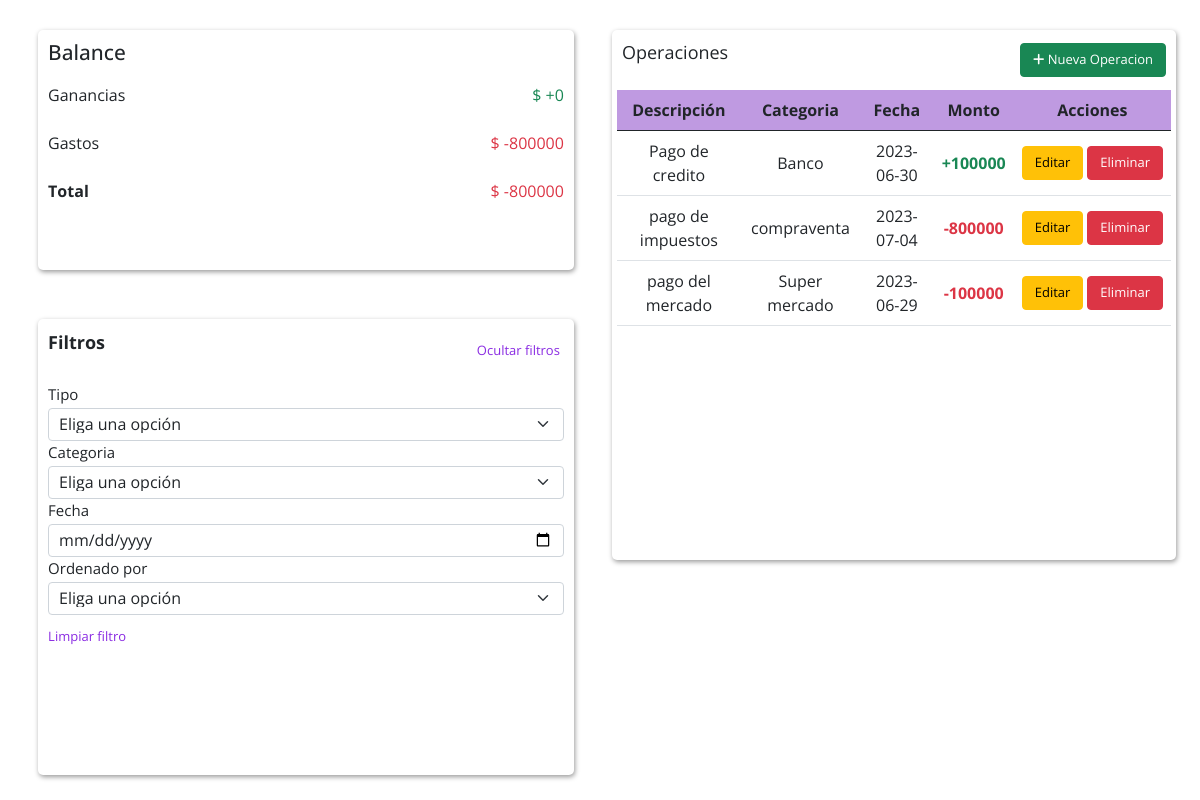
The page / on the database its author committed.
### tables this page shows
CREATE TABLE `tlb_operacion` (
  `id_operacion` int(11) NOT NULL,
  `descripcion` varchar(100) NOT NULL,
  `monto` float NOT NULL,
  `id_gasto` int(11) NOT NULL,
  `id_categoria` int(11) NOT NULL,
  `fecha` date NOT NULL
);

CREATE TABLE `tlb_categoria` (
  `id_categoria` int(11) NOT NULL,
  `nombre_categoria` varchar(100) NOT NULL,
  `estado` enum('ACTIVO','INACTIVO') DEFAULT 'ACTIVO'
);

### index.php (the view, shortened to what this page needs)
<?php
include "./db.php"
?>
<!DOCTYPE html>
<html lang="en">
<head>
    <link rel="stylesheet" href="./index.css">
    <link href="https://cdn.jsdelivr.net/npm/bootstrap@5.0.2/dist/css/bootstrap.min.css" rel="stylesheet">
    <link rel="stylesheet" href="./bootstrap/css/bootstrap.css">
    <link rel="stylesheet" href="https://cdnjs.cloudflare.com/ajax/libs/font-awesome/6.4.0/css/all.min.css" />
    <link rel="stylesheet" href="https://cdn.jsdelivr.net/npm/sweetalert2@10.15.5/dist/sweetalert2.min.css">
</head>
<body>
    <?php
    $query = "SELECT tlb_operacion.*,tlb_gasto.*,tlb_categoria.* FROM tlb_operacion INNER JOIN tlb_gasto on tlb_operacion.id_gasto = tlb_gasto.id_gasto INNER JOIN tlb_categoria on tlb_operacion.id_categoria=tlb_categoria.id_categoria ORDER BY tlb_operacion.id_operacion ASC";
    $query_rs = mysqli_query($conn, $query);
    $ganancias = 0;
    $gastos = 0;
    $mes_actual = date('n');
    if ($query_rs->num_rows > 0) {
        foreach ($query_rs as $filas) {
            $fecha = $filas['fecha'];
            $mes = date('n', strtotime($fecha));
            if ($filas['id_gasto'] == 1 && $mes == $mes_actual) {
                $gastos = $gastos + $filas['monto'];
            } else if ($filas['id_gasto'] == 2 && $mes == $mes_actual) {
                $ganancias = $ganancias + $filas['monto'];
            }
        }
    }
    ?>
    <div class="container-fluid cotenedor">
        <div class="container contenedor_balances">
            <div class="balance">
                <div class="header-balance">
                    <h4>Balance</h4>
                </div>
                <div class="contenedor-info">
                    <div class="informacion">
                        <p>Ganancias</p>
                        <p class="text-success">$ +<?= $ganancias ?></p>
                    </div>
                    <div class="informacion">
                        <p>Gastos</p>
                        <p class="text-danger">$ -<?= $gastos ?></p>
                    </div>
                    <div class="informacion">
                        <p style="font-weight: bolder;">Total</p>
                        <?php
                        $total = $ganancias - $gastos;
                        if ($total > 0) {
                        ?>
                            <p class="text-success" style="font-weight: bolder;">$ +<?= $total ?></p>
                        <?php
                        } else {
                        ?>
                            <p class="text-danger">$ <?= $total ?></p>
                        <?php
                        }
                        ?>
                    </div>
                </div>
            </div>
            <div class="filtro">
                <div class="cabezera-filtro">
                    <p>Filtros</p>
                    <button type="button" onclick="ocultarFiltro()" style="font-size: 13px;">Ocultar filtros</button>
                </div>
                <div class="form">
                    <form action="./validacion.php" method="post" id="myForm">
                        <div class="form-group mb-2 select">
                            <label for="" class="label-form">Tipo</label>
                            <select class="form-select form-select" aria-label=".form-select-sm example" name="gasto" id="gasto">
                                <option selected>Eliga una opción</option>
                            </select>
                        </div>
                        <div class="form-group mb-2 select">
                            <label for="" class="label-form">Categoria</label>
                            <select class="form-select form-select" aria-label=".form-select-sm example" name="categoria_f" id="categoria">
                                <option selected>Eliga una opción</option>
                            </select>
                        </div>
                        <div class="form-group mb-2">
                            <label for="" class="label-form">Fecha</label>
                            <input type="date" class="form-control" id="fecha" name="fecha">
                        </div>
                        <div class="form-group mb-2 select">
                            <label for="" class="label-form">Ordenado por</label>
                            <select class="form-select form-select" aria-label=".form-select-sm example" name="gasto" id="gasto">
                                <option selected>Eliga una opción</option>
                            </select>
                        </div>
                        <button type="reset" style="font-size: 13px;">Limpiar filtro</button>
                    </form>
                </div>
            </div>
        </div>
        <div class="container contenedor_tabla">
            <div class="tables" style="margin-top: 30px;">
                <div class="operaciones">
                    <p>Operaciones</p>
                    <button type="button" class="btn btn-success" data-bs-toggle="modal" data-bs-target="#exampleModal"><i class="fa-solid fa-plus"></i> Nueva Operacion</button>
                </div>
                <div class="tabla">
                    <div class="div-scroll">
                        <table class="table t">
                            <thead class="thead">
                                <tr>
                                    <th scope="col" class="align-middle text-center">Descripción</th>
                                    <th scope="col" class="align-middle text-center">Categoria</th>
                                    <th scope="col" class="align-middle text-center">Fecha</th>
                                    <th scope="col" class="align-middle text-center">Monto</th>
                                    <th class="align-middle text-center">Acciones</th>
                                </tr>
                            </thead>
                            <tbody>
                                <?php
                                $query = "SELECT tlb_operacion.*,tlb_gasto.*,tlb_categoria.* FROM tlb_operacion INNER JOIN tlb_gasto on tlb_operacion.id_gasto = tlb_gasto.id_gasto INNER JOIN tlb_categoria on tlb_operacion.id_categoria=tlb_categoria.id_categoria ORDER BY tlb_operacion.id_operacion ASC";
                                $query_rs = mysqli_query($conn, $query);
                                if ($query_rs->num_rows > 0) {
                                    foreach ($query_rs as $filas) {
                                ?>
                                        <tr>
                                            <td class="align-middle text-center"><?= $filas['descripcion'] ?></td>
                                            <td class="align-middle text-center"><?= $filas['nombre_categoria'] ?></td>
                                            <td class="align-middle text-center"><?= $filas['fecha'] ?></td>
                                            <th class="align-middle text-center <?= $filas['id_gasto'] == 1 ? "text-danger"  : "text-success" ?>">
                                                <?= $filas['id_gasto'] == 1 ? "-"  : "+" ?><?= $filas['monto'] ?></th>
                                            <td class="align-middle text-center">
                                                <div class="d-flex justify-content-center gap-1">
                                                    <a href="<?= $_SERVER['PHP_SELF'] ?>?id=<?= $filas['id_operacion'] ?>" class="btn btn-warning" style="font-size: 13px;" data-toggle="modal" data-target="#editarModal">Editar</a>
                                                    <form action="./validacion.php" method="post" id="eliminar-form-<?= $filas['id_operacion'] ?>">
                                                        <button type="button" class="btn btn-danger" style="font-size: 13px;" onclick="confirmarEliminar(<?= $filas['id_operacion'] ?>)">Eliminar</button>
                                                    </form>
                                                </div>
                                            </td>
                                        </tr>
                                <?php
                                    }
                                }
                                ?>
                            </tbody>
                        </table>
                    </div>
                </div>
            </div>
        </div>
    </div>
</body>
</html>

### index.css (style rules this page uses)
:root { --color-fondo: #fff; }
* { margin: 0; padding: 0; box-sizing: border-box; }
body { width: 100%; height: 100vh; overflow: hidden; font-family: 'Open Sans', sans-serif !important; background: var(--color-fondo); }
.cotenedor { background: var(--color-fondo); width: 100%; height: 100%; display: flex; justify-content: space-between; }
.contenedor_balances { display: flex; flex-direction: column; justify-content: space-between; align-items: center; gap: 5px; }
.contenedor_tabla { display: flex; justify-content: center; align-items: start; }
.balance { background: white; width: 95%; box-shadow: 1px 2px 5px rgba(0, 0, 0, 0.4); border-radius: 5px; height: 30%; margin-top: 30px; }
.contenedor-info { height: 60%; }
.header-balance { display: flex; justify-content: space-between; margin: 10px 10px 10px 10px; }
.balance h4 { font-size: 130%; }
.informacion { display: flex; justify-content: space-between; padding: 0px 10px; height: 33.333%; }
.filtro { background: white; width: 95%; box-shadow: 1px 2px 5px rgba(0, 0, 0, 0.4); border-radius: 5px; height: 57%; margin-bottom: 25px; }
.cabezera-filtro { display: flex; justify-content: space-between; margin: 10px 14px 10px 10px; }
.cabezera-filtro p { font-size: 18px; font-weight: bolder; }
.cabezera-filtro button { color: blueviolet; outline: none; border: none; background: transparent; }
.form { margin: 0px 10px 10px 10px; height: 80%; overflow: hidden; }
.form form .form-group { height: 50px; }
.form form .form-group label { height: 50%; font-size: 15px; }
.form form .form-group input { height: 65%; padding: 10px; vertical-align: middle; line-height: normal; padding-top: calc((var(--select-height) - 1.5em) / 2); padding-bottom: calc((var(--select-height) - 1.5em) / 2); }
.form form .form-group select { height: 65%; padding: 10px; }
.form form .form-group select { vertical-align: middle; line-height: normal; padding-top: calc((var(--select-height) - 1.5em) / 2); padding-bottom: calc((var(--select-height) - 1.5em) / 2); }
.form form button { color: blueviolet; outline: none; border: none; background: transparent; margin-top: 13px; }
.tables { background: white; width: 100%; box-shadow: 1px 2px 5px rgba(0, 0, 0, 0.4); border-radius: 5px; height: 530px; position: relative; overflow: auto; }
.tables thead { position: sticky; top: 0; background-color: rgb(191, 154, 225); border-bottom: 1px solid #000000; }
.operaciones { display: flex; justify-content: space-between; padding: 0px 10px; align-items: center; height: 60px; }
.operaciones p { font-size: 18px; }
.operaciones button { font-size: 13px; }
.tabla { padding: 0px 5px; }
.t { border: none; }

### rows shown on the page
tlb_operacion: descripcion "Pago de credito", id_categoria.nombre_categoria "Banco", fecha "2023-06-30", monto "100000"
tlb_operacion: descripcion "pago de impuestos", id_categoria.nombre_categoria "compraventa", fecha "2023-07-04", monto "800000"
tlb_operacion: descripcion "pago del mercado", id_categoria.nombre_categoria "Super mercado", fecha "2023-06-29", monto "100000"

### other values the page prints
$ganancias "0"
$gastos "800000"
$total "-800000"
